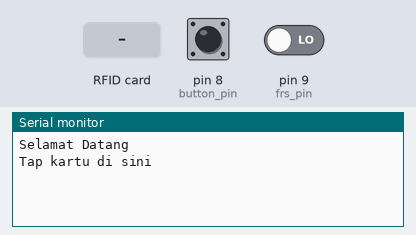
Recording of a sketch running on a simulated Arduino Mega 2560, built with avr-gcc and run on an emulated ATmega2560. Parts: the last lines printed to the serial monitor. The inputs (shaded band) are chosen by the test bench; at power-on: pin 8 (button_pin) LOW, pin 9 (frs_pin) LOW. The modem accepts every AT command (registered, SIM ready, sends succeed) and sends nothing else.

Above: at 1.2 s.
1.3 s: RFID card 5E 7A 19 C4 held to the reader
At 1.7 s:
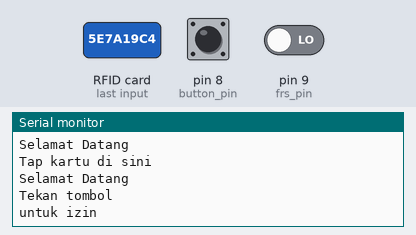
2.8 s: RFID card 5E 7A 19 C4 held to the reader
At 6.3 s:
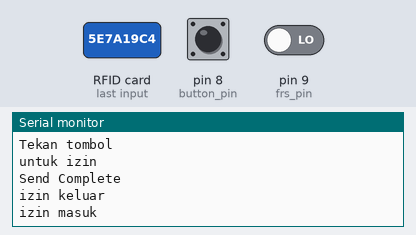

The sketch:

mega2560.ino
```cpp
#include <SPI.h>
#include <MFRC522.h>

#define RST_PIN		5
#define SS_PIN		53
#define SERVER_IP       "192.168.1.5"
#define SERVER_PORT     "50002"
MFRC522 mfrc522(SS_PIN, RST_PIN);

int uid_size;
int uid_data;
int frs_pin = 9;
int button_pin = 8;
int frs_state;
int button_state;
int out_state;

void setup() {

  Serial.begin(115200);
  Serial1.begin(115200);
  while (!Serial);
  SPI.begin();
  mfrc522.PCD_Init();
  Serial.print("Selamat Datang\n");
  Serial.print("Tap kartu di sini\n");
  pinMode(8,INPUT);
  pinMode(9,INPUT);
}

void loop() {
        frs_state = digitalRead(frs_pin);
	if (mfrc522.PICC_IsNewCardPresent() && !frs_state) {
        	if (mfrc522.PICC_ReadCardSerial() && !frs_state) {

                        String uid_string;
                        uid_size = mfrc522.PICC_DumpUIDSize(&(mfrc522.uid));
                	for (byte i = 0; i < uid_size; i++) {

                                uid_data = mfrc522.PICC_DumpUID(&(mfrc522.uid),i);
                		if(uid_data < 0x10)
                			uid_string+="0";

                       		uid_string+= String(uid_data, HEX);
                	}

                        Serial.print("Selamat Datang\n");
                        Serial.println(uid_string);
                        Serial.print("Tekan tombol\n");
                        Serial.println("untuk izin");

                        uidSend(uid_string,"login");
                        Serial.println("Send Complete");

                        while (1) {

                            frs_state = digitalRead(frs_pin);
                            button_state = digitalRead(button_pin);

                            if (!button_state && out_state == 0){
                               Serial.println("izin keluar");
                               uidSend(uid_string,"tempout");
                               out_state = 1;
                            }

                            if (mfrc522.PICC_IsNewCardPresent() && !frs_state) {
                               if (mfrc522.PICC_ReadCardSerial() && !frs_state) {

                                String temp_uid_string;
                                uid_size = mfrc522.PICC_DumpUIDSize(&(mfrc522.uid));
                	        for (byte i = 0; i < uid_size; i++) {

                                  uid_data = mfrc522.PICC_DumpUID(&(mfrc522.uid),i);
                  		      if(uid_data < 0x10)
                  			temp_uid_string += "0";

                         		temp_uid_string += String(uid_data, HEX);
                	        }


                                 if(out_state == 1 && uid_string == temp_uid_string){
                                    Serial.println("izin masuk");
                                    uidSend(uid_string,"tempin");
                                    out_state = 0;
                                    delay(2000);

                                 }

                                 else if(out_state == 0 && uid_string == temp_uid_string){
                                    Serial.println("Logout");
                                    uidSend(uid_string,"logout");
                                    break;
                                 }

                                 else {
                                    Serial.println("ID Card not the same");
                                    delay(2000);
                                 }

                               }
                            }
                        }

                        delay(3000);
                        Serial.print("Selamat Datang\n");
                        Serial.print("Tap kartu di sini\n");
        	}
        }
}

void receiveWifiData(){

   if (Serial1.available()) {
    int inByte = Serial1.read();
    Serial.write(inByte);
   }
}

void serialWifiSearch(char* search, int delay_time){
 delay(delay_time);
 if(Serial1.find(search)){
   Serial.print(search);
   Serial.print(" found.");
 }
 else {
   Serial.print(search);
   Serial.print(" not found.");
 }
}

void connectTCP(const char *host, const char * port) {

  String command;
  command = "AT+CIPSTART=\"TCP\",\"";
  command += host;
  command += "\",";
  command += port;
  Serial1.println(command);
}

void sendData(String command) {

  Serial1.print("AT+CIPSEND=");
  Serial1.println(command.length());
  if(Serial1.find(">")){
  //  Serial.print("\n> ");
  //  Serial.println(command);
  }

  else{
    Serial.println("connect timeout");
    return;
  }
  Serial1.print(command);
}

void closeTCP(void) {
  Serial1.println("AT+CIPCLOSE");
}

void uidSend(String uid_string_input,String state_input){
  String uid_header;
  uid_header = "state=";
  uid_header += state_input;
  uid_header += "&uid=";
  uid_header += uid_string_input;
  connectTCP(SERVER_IP,SERVER_PORT);
  delay(1000);
  sendData(uid_header);
  delay(1000);
  closeTCP();

}
```

Measured:
- after the input at 1.3 s, the serial monitor: prints a new line at once (image 1)
- after the input at 2.8 s, the serial monitor: prints a new line after 2.5 s (image 2)
